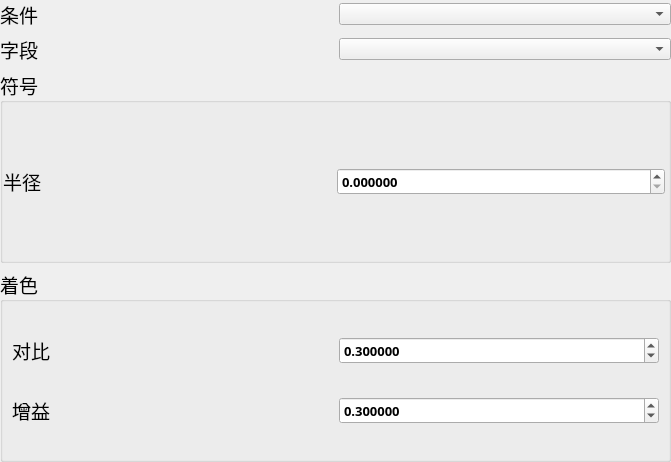
<?xml version="1.0" encoding="UTF-8"?>
<ui version="4.0">
 <class>QgsPointCloud3DRendererPropsDialogBase</class>
 <widget class="QgsPanelWidget" name="QgsPointCloud3DRendererPropsDialogBase">
  <property name="geometry">
   <rect>
    <x>0</x>
    <y>0</y>
    <width>671</width>
    <height>462</height>
   </rect>
  </property>
  <property name="windowTitle">
   <string>Renderer Settings</string>
  </property>
  <layout class="QVBoxLayout" name="verticalLayout_5">
   <property name="leftMargin">
    <number>0</number>
   </property>
   <property name="topMargin">
    <number>0</number>
   </property>
   <property name="rightMargin">
    <number>0</number>
   </property>
   <property name="bottomMargin">
    <number>0</number>
   </property>
   <item>
    <widget class="QStackedWidget" name="mainStack">
     <widget class="QWidget" name="page">
      <layout class="QVBoxLayout" name="verticalLayout_4">
       <property name="leftMargin">
        <number>0</number>
       </property>
       <property name="topMargin">
        <number>0</number>
       </property>
       <property name="rightMargin">
        <number>0</number>
       </property>
       <property name="bottomMargin">
        <number>0</number>
       </property>
       <item>
        <layout class="QVBoxLayout" name="verticalLayout_2">
         <item>
          <layout class="QGridLayout" name="gridLayout_3">
           <item row="0" column="0">
            <widget class="QLabel" name="label_2">
             <property name="font">
              <font>
               <family>Agency FB</family>
               <pointsize>14</pointsize>
              </font>
             </property>
             <property name="text">
              <string>条件</string>
             </property>
            </widget>
           </item>
           <item row="2" column="0">
            <widget class="QLabel" name="label_3">
             <property name="font">
              <font>
               <family>Agency FB</family>
               <pointsize>14</pointsize>
              </font>
             </property>
             <property name="text">
              <string>字段</string>
             </property>
            </widget>
           </item>
           <item row="2" column="1">
            <widget class="QComboBox" name="ziduan"/>
           </item>
           <item row="0" column="1">
            <widget class="QComboBox" name="tiaojian"/>
           </item>
          </layout>
         </item>
         <item>
          <widget class="QGroupBox" name="mLayerRenderingGroupBox_2">
           <property name="font">
            <font>
             <family>Agency FB</family>
             <pointsize>14</pointsize>
            </font>
           </property>
           <property name="title">
            <string>符号</string>
           </property>
           <property name="flat">
            <bool>true</bool>
           </property>
           <property name="checkable">
            <bool>false</bool>
           </property>
           <layout class="QGridLayout" name="gridLayout_2">
            <property name="leftMargin">
             <number>0</number>
            </property>
            <property name="rightMargin">
             <number>3</number>
            </property>
            <item row="0" column="0">
             <widget class="QLabel" name="lblTransparency_4">
              <property name="text">
               <string>半径</string>
              </property>
             </widget>
            </item>
            <item row="0" column="2">
             <widget class="QgsDoubleSpinBox" name="banjing">
              <property name="font">
               <font>
                <family>Agency FB</family>
                <pointsize>10</pointsize>
                <weight>75</weight>
                <bold>true</bold>
               </font>
              </property>
              <property name="decimals">
               <number>6</number>
              </property>
              <property name="maximum">
               <double>99999999999.000000000000000</double>
              </property>
             </widget>
            </item>
           </layout>
          </widget>
         </item>
         <item>
          <widget class="QGroupBox" name="mLayerRenderingGroupBox">
           <property name="font">
            <font>
             <family>Agency FB</family>
             <pointsize>14</pointsize>
            </font>
           </property>
           <property name="title">
            <string>着色</string>
           </property>
           <property name="flat">
            <bool>true</bool>
           </property>
           <property name="checkable">
            <bool>false</bool>
           </property>
           <layout class="QGridLayout" name="gridLayout">
            <item row="0" column="1">
             <widget class="QgsDoubleSpinBox" name="duibiSpinBox">
              <property name="font">
               <font>
                <family>Agency FB</family>
                <pointsize>10</pointsize>
                <weight>75</weight>
                <bold>true</bold>
               </font>
              </property>
              <property name="decimals">
               <number>6</number>
              </property>
              <property name="maximum">
               <double>99999999999.000000000000000</double>
              </property>
              <property name="value">
               <double>0.300000000000000</double>
              </property>
             </widget>
            </item>
            <item row="1" column="0">
             <widget class="QLabel" name="zengyilabel">
              <property name="text">
               <string>增益</string>
              </property>
             </widget>
            </item>
            <item row="1" column="1">
             <widget class="QgsDoubleSpinBox" name="zengyiSpinBox">
              <property name="font">
               <font>
                <family>Agency FB</family>
                <pointsize>10</pointsize>
                <weight>75</weight>
                <bold>true</bold>
               </font>
              </property>
              <property name="decimals">
               <number>6</number>
              </property>
              <property name="maximum">
               <double>99999999999.000000000000000</double>
              </property>
              <property name="value">
               <double>0.300000000000000</double>
              </property>
             </widget>
            </item>
            <item row="0" column="0">
             <widget class="QLabel" name="label">
              <property name="text">
               <string>对比</string>
              </property>
             </widget>
            </item>
           </layout>
          </widget>
         </item>
        </layout>
       </item>
      </layout>
     </widget>
    </widget>
   </item>
  </layout>
 </widget>
 <customwidgets>
  <customwidget>
   <class>QgsDoubleSpinBox</class>
   <extends>QDoubleSpinBox</extends>
   <header>qgsdoublespinbox.h</header>
  </customwidget>
  <customwidget>
   <class>QgsPanelWidget</class>
   <extends>QWidget</extends>
   <header>qgspanelwidget.h</header>
   <container>1</container>
  </customwidget>
 </customwidgets>
 <resources/>
 <connections/>
</ui>
